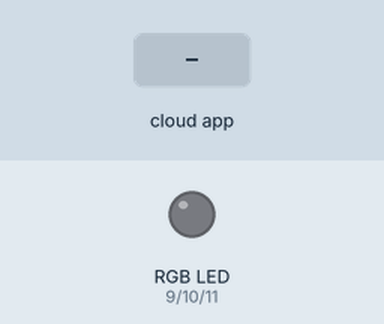
Recording of a sketch running on a simulated Arduino Uno, built with avr-gcc and run on an emulated ATmega328P. On the bench: an RGB LED mixed from three pins (HIGH = lit). The test bench sets the inputs (shaded band). Dim RGB values are drawn brighter than linear; the RemoteXY app is connected.

Above: at 1.2 s.
1.3 s: the phone or cloud app sets rgb_1_r to 64
At 1.7 s:
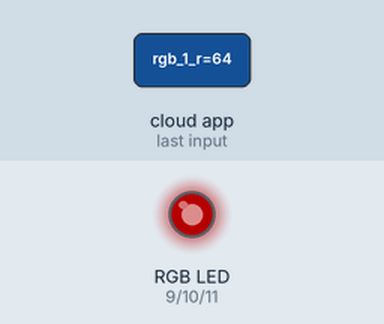
2.8 s: the phone or cloud app sets rgb_1_g to 64
At 4.0 s:
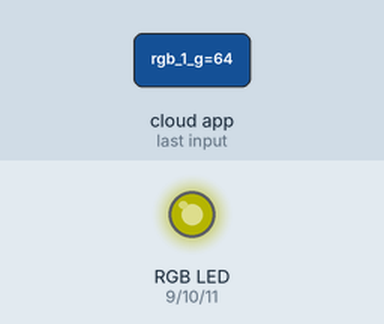
4.3 s: the phone or cloud app sets rgb_1_b to 64
At 5.2 s:
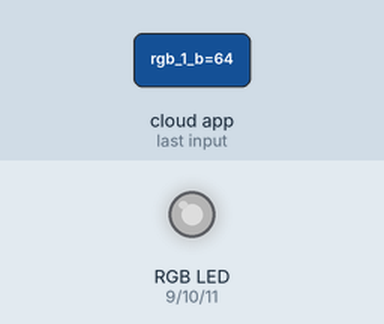
5.8 s: the phone or cloud app sets rgb_1_r to 0
At 6.4 s:
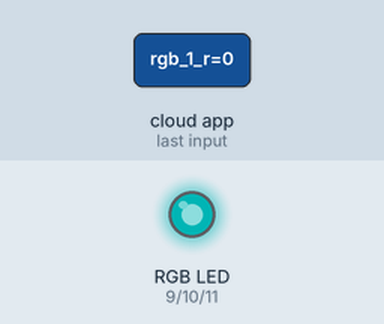
7.3 s: the phone or cloud app sets rgb_1_g to 0
At 8.5 s:
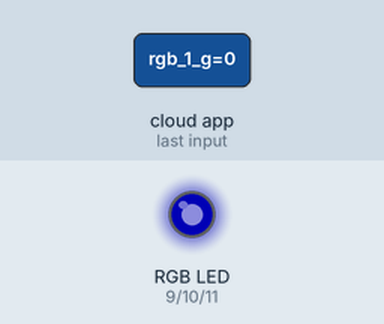
8.8 s: the phone or cloud app sets rgb_1_b to 128
At 9.8 s:
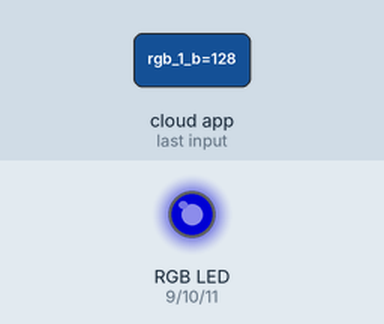
Timing chart, 0 to 11.3 s (numbered marks = the images above; inputs shaded):
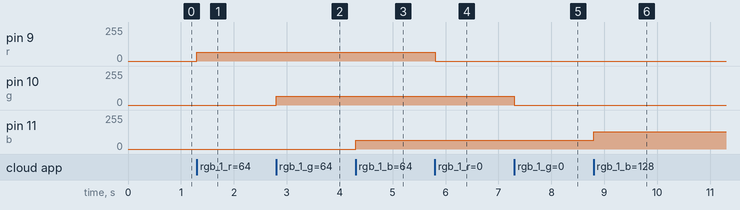

The sketch:

remoteXY_RGB_code_rgb.ino
```cpp
// (licence header left out)
//////////////////////////////////////////////
//        RemoteXY include library          //
//////////////////////////////////////////////

// RemoteXY select connection mode and include library
#define REMOTEXY_MODE__HARDSERIAL

#include <RemoteXY.h>

// RemoteXY connection settings
#define REMOTEXY_SERIAL Serial
#define REMOTEXY_SERIAL_SPEED 9600


// RemoteXY configurate
#pragma pack(push, 1)
uint8_t RemoteXY_CONF[] =
  { 255,3,0,0,0,11,0,8,13,0,
  6,0,39,2,58,58,2,26 };

// this structure defines all the variables of your control interface
struct {

    // input variable
  uint8_t rgb_1_r; // =0..255 Red color value
  uint8_t rgb_1_g; // =0..255 Green color value
  uint8_t rgb_1_b; // =0..255 Blue color value

    // other variable
  uint8_t connect_flag;  // =1 if wire connected, else =0

} RemoteXY;
#pragma pack(pop)

/////////////////////////////////////////////
//           END RemoteXY include          //
/////////////////////////////////////////////
#define r 9
#define g 10
#define b 11


void setup()
{
  RemoteXY_Init ();
  pinMode (r, OUTPUT);
  pinMode (g, OUTPUT);
  pinMode (b, OUTPUT);

  // TODO you setup code

}

void setColor(int red, int green, int blue)
{
analogWrite(r, red);
analogWrite(g, green);
analogWrite(b, blue);
}

void loop()
{
  RemoteXY_Handler ();
  setColor(RemoteXY.rgb_1_r, RemoteXY.rgb_1_g, RemoteXY.rgb_1_b);

  // TODO you loop code
  // use the RemoteXY structure for data transfer


}
```

Measured:
- after the input at 1.3 s, pin 9 (r): 0/255 → 64/255 at once
- after the input at 2.8 s, pin 10 (g): 0/255 → 64/255 at once
- after the input at 4.3 s, pin 11 (b): 0/255 → 64/255 at once
- after the input at 5.8 s, pin 9 (r): 64/255 → 0/255 at once
- after the input at 7.3 s, pin 10 (g): 64/255 → 0/255 at once
- after the input at 8.8 s, pin 11 (b): 64/255 → 128/255 at once
